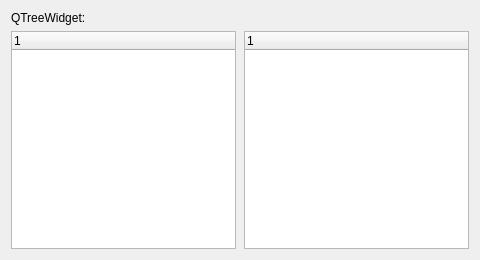
<?xml version="1.0" encoding="UTF-8"?>
<ui version="4.0"><class>Dialog</class><widget class="QDialog" name="Dialog"><property name="geometry"><rect><x>0</x><y>0</y><width>480</width><height>260</height></rect></property><property name="windowTitle"><string>#087 focus/172_tree</string></property><layout class="QVBoxLayout" name="verticalLayout"><property name="leftMargin"><number>11</number></property><property name="topMargin"><number>11</number></property><property name="rightMargin"><number>11</number></property><property name="bottomMargin"><number>11</number></property><property name="spacing"><number>6</number></property><item><widget class="QLabel" name="l1"><property name="text"><string>QTreeWidget:</string></property></widget></item><item><layout class="QHBoxLayout" name="row"><property name="leftMargin"><number>0</number></property><property name="topMargin"><number>0</number></property><property name="rightMargin"><number>0</number></property><property name="bottomMargin"><number>0</number></property><property name="spacing"><number>8</number></property><item><widget class="QTreeWidget" name="idle"></widget></item><item><widget class="QTreeWidget" name="focus"></widget></item></layout></item></layout></widget></ui>
